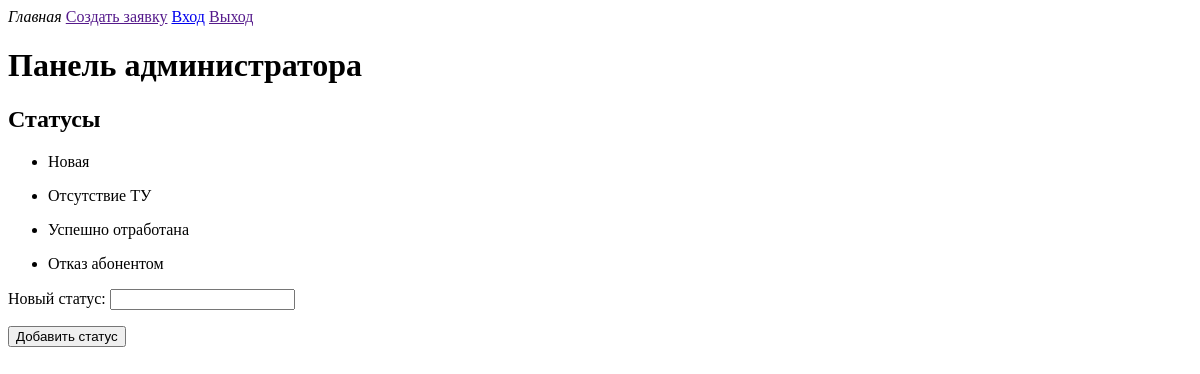
/admin, run on an earlier commit of the app's database.
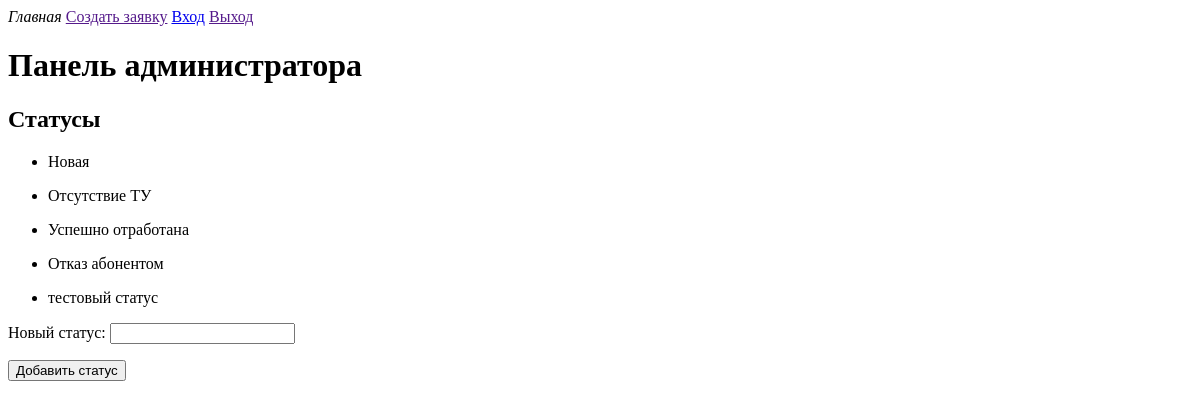
And on a later commit of the database.
### NewConnections/models.py (models this page shows)
class Statuses(db.Model):
    id = db.Column(db.Integer, primary_key=True)
    status_desc = db.Column(db.String(256))
    def __repr__(self):
        return self.status_desc

### NewConnections/routes.py (the view)
@app.route('/admin', methods=['GET', 'POST'])
def admin_panel():
    form_add_status = StatusForm()
    if form_add_status.validate_on_submit():
        add_status(form_add_status.status_desc.data)
        flash('Статус успешно добавлен')
    statuses = get_statuses()
    return render_template('admin.html',
                    form_add_status=form_add_status,
                    statuses=statuses
                    )

### NewConnections/forms.py
class StatusForm(FlaskForm):
    status_desc = StringField('Новый статус:', validators=[DataRequired()])
    submit = SubmitField('Добавить статус')

### NewConnections/services.py (called while the page is built)
def get_statuses():
    return Statuses.query.all()

### NewConnections/templates/admin.html (shortened to what this page needs)
{% extends 'base.html' %}
{% block content %}
<nav>
    <i>Главная</i>
    <a href="">Создать заявку</a>
    <a href="{{ url_for('login') }}">Вход</a>
    <a href="">Выход</a>
</nav>
    <h1>Панель администратора</h1>
    <h2>Статусы</h2>
    {% if statuses %}
        {% for status in statuses %}
            <ul>
                <li>{{ status }}</li>
            </ul>
        {% endfor %}
    {% else %}
        <i>Статусы отсутствут</i>
    {% endif %}
    <form action="" method="post">
        <p>{{ form_add_status.status_desc.label }}
        {{ form_add_status.status_desc }}</p>
        <p>{{ form_add_status.submit }}</p>
    </form>
{% endblock content %}

### NewConnections/templates/base.html (shortened to what this page needs)
<!DOCTYPE html>
<html lang="en">
<head>
</head>
<body>
    {% block content %}
    {% endblock content %}
</body>
</html>

What changed in the data, as far as the page shows it:
added Statuses: status_desc "тестовый статус"
